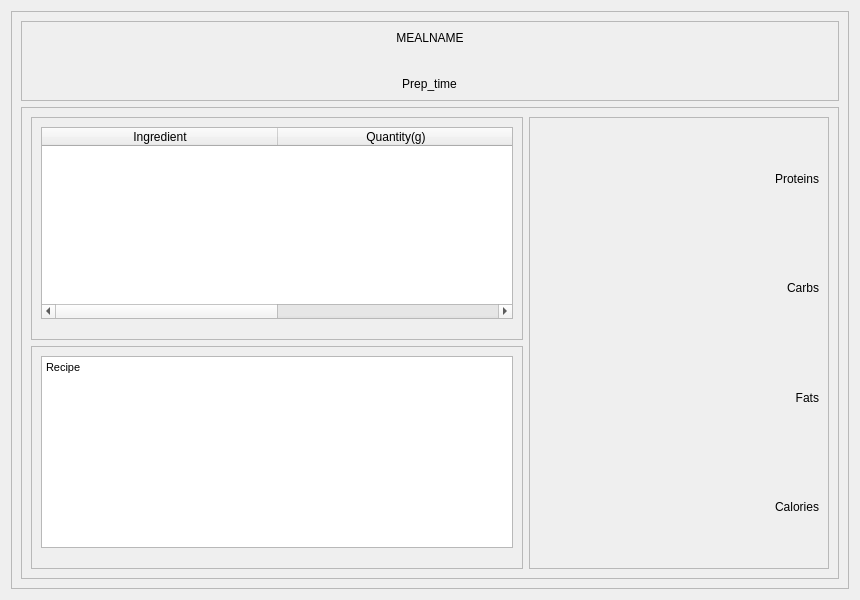
<?xml version="1.0" encoding="UTF-8"?>
<ui version="4.0">
 <class>Form</class>
 <widget class="QWidget" name="Form">
  <property name="geometry">
   <rect>
    <x>0</x>
    <y>0</y>
    <width>860</width>
    <height>600</height>
   </rect>
  </property>
  <property name="minimumSize">
   <size>
    <width>860</width>
    <height>600</height>
   </size>
  </property>
  <property name="windowTitle">
   <string>Form</string>
  </property>
  <layout class="QGridLayout" name="gridLayout">
   <item row="0" column="0">
    <widget class="QFrame" name="frame">
     <property name="frameShape">
      <enum>QFrame::StyledPanel</enum>
     </property>
     <property name="frameShadow">
      <enum>QFrame::Raised</enum>
     </property>
     <layout class="QGridLayout" name="gridLayout_2">
      <item row="1" column="0">
       <widget class="QFrame" name="frame_2">
        <property name="frameShape">
         <enum>QFrame::StyledPanel</enum>
        </property>
        <property name="frameShadow">
         <enum>QFrame::Raised</enum>
        </property>
        <layout class="QGridLayout" name="gridLayout_3">
         <item row="0" column="1" rowspan="2">
          <widget class="QFrame" name="frame_3">
           <property name="minimumSize">
            <size>
             <width>300</width>
             <height>0</height>
            </size>
           </property>
           <property name="maximumSize">
            <size>
             <width>16777215</width>
             <height>16777215</height>
            </size>
           </property>
           <property name="frameShape">
            <enum>QFrame::StyledPanel</enum>
           </property>
           <property name="frameShadow">
            <enum>QFrame::Raised</enum>
           </property>
           <layout class="QGridLayout" name="gridLayout_6">
            <item row="0" column="0">
             <layout class="QVBoxLayout" name="verticalLayout_2">
              <item alignment="Qt::AlignRight|Qt::AlignVCenter">
               <widget class="QLabel" name="proteins">
                <property name="text">
                 <string>Proteins</string>
                </property>
                <property name="alignment">
                 <set>Qt::AlignRight|Qt::AlignTrailing|Qt::AlignVCenter</set>
                </property>
               </widget>
              </item>
              <item alignment="Qt::AlignRight|Qt::AlignVCenter">
               <widget class="QLabel" name="carbohydrates">
                <property name="text">
                 <string>Carbs</string>
                </property>
                <property name="alignment">
                 <set>Qt::AlignRight|Qt::AlignTrailing|Qt::AlignVCenter</set>
                </property>
               </widget>
              </item>
              <item alignment="Qt::AlignRight|Qt::AlignVCenter">
               <widget class="QLabel" name="fats">
                <property name="text">
                 <string>Fats</string>
                </property>
                <property name="alignment">
                 <set>Qt::AlignRight|Qt::AlignTrailing|Qt::AlignVCenter</set>
                </property>
               </widget>
              </item>
              <item alignment="Qt::AlignRight|Qt::AlignVCenter">
               <widget class="QLabel" name="calories">
                <property name="text">
                 <string>Calories</string>
                </property>
                <property name="alignment">
                 <set>Qt::AlignRight|Qt::AlignTrailing|Qt::AlignVCenter</set>
                </property>
               </widget>
              </item>
             </layout>
            </item>
           </layout>
          </widget>
         </item>
         <item row="0" column="0">
          <widget class="QFrame" name="frame_5">
           <property name="frameShape">
            <enum>QFrame::StyledPanel</enum>
           </property>
           <property name="frameShadow">
            <enum>QFrame::Raised</enum>
           </property>
           <layout class="QGridLayout" name="gridLayout_7">
            <item row="0" column="0" alignment="Qt::AlignTop">
             <widget class="QTableWidget" name="ingredientTable">
              <property name="showGrid">
               <bool>true</bool>
              </property>
              <property name="gridStyle">
               <enum>Qt::DotLine</enum>
              </property>
              <property name="sortingEnabled">
               <bool>true</bool>
              </property>
              <attribute name="horizontalHeaderDefaultSectionSize">
               <number>236</number>
              </attribute>
              <column>
               <property name="text">
                <string>Ingredient</string>
               </property>
              </column>
              <column>
               <property name="text">
                <string>Quantity(g)</string>
               </property>
              </column>
             </widget>
            </item>
           </layout>
          </widget>
         </item>
         <item row="1" column="0">
          <widget class="QFrame" name="frame_4">
           <property name="frameShape">
            <enum>QFrame::StyledPanel</enum>
           </property>
           <property name="frameShadow">
            <enum>QFrame::Raised</enum>
           </property>
           <layout class="QGridLayout" name="gridLayout_5">
            <item row="0" column="0" alignment="Qt::AlignTop">
             <widget class="QTextEdit" name="recipe">
              <property name="html">
               <string>&lt;!DOCTYPE HTML PUBLIC &quot;-//W3C//DTD HTML 4.0//EN&quot; &quot;http://www.w3.org/TR/REC-html40/strict.dtd&quot;&gt;
&lt;html&gt;&lt;head&gt;&lt;meta name=&quot;qrichtext&quot; content=&quot;1&quot; /&gt;&lt;style type=&quot;text/css&quot;&gt;
p, li { white-space: pre-wrap; }
&lt;/style&gt;&lt;/head&gt;&lt;body style=&quot; font-family:'MS Shell Dlg 2'; font-size:8.25pt; font-weight:400; font-style:normal;&quot;&gt;
&lt;p style=&quot; margin-top:0px; margin-bottom:0px; margin-left:0px; margin-right:0px; -qt-block-indent:0; text-indent:0px;&quot;&gt;Recipe&lt;/p&gt;
&lt;p style=&quot;-qt-paragraph-type:empty; margin-top:0px; margin-bottom:0px; margin-left:0px; margin-right:0px; -qt-block-indent:0; text-indent:0px;&quot;&gt;&lt;br /&gt;&lt;/p&gt;&lt;/body&gt;&lt;/html&gt;</string>
              </property>
             </widget>
            </item>
           </layout>
          </widget>
         </item>
        </layout>
       </widget>
      </item>
      <item row="0" column="0">
       <widget class="QFrame" name="frame_6">
        <property name="maximumSize">
         <size>
          <width>16777215</width>
          <height>80</height>
         </size>
        </property>
        <property name="frameShape">
         <enum>QFrame::StyledPanel</enum>
        </property>
        <property name="frameShadow">
         <enum>QFrame::Raised</enum>
        </property>
        <layout class="QGridLayout" name="gridLayout_4">
         <item row="1" column="0" alignment="Qt::AlignHCenter|Qt::AlignBottom">
          <widget class="QLabel" name="prep_time">
           <property name="text">
            <string>Prep_time</string>
           </property>
           <property name="alignment">
            <set>Qt::AlignCenter</set>
           </property>
          </widget>
         </item>
         <item row="0" column="0" alignment="Qt::AlignHCenter|Qt::AlignTop">
          <widget class="QLabel" name="meal_name">
           <property name="maximumSize">
            <size>
             <width>16777215</width>
             <height>80</height>
            </size>
           </property>
           <property name="text">
            <string>MEALNAME</string>
           </property>
           <property name="alignment">
            <set>Qt::AlignCenter</set>
           </property>
          </widget>
         </item>
        </layout>
       </widget>
      </item>
     </layout>
    </widget>
   </item>
  </layout>
 </widget>
 <resources/>
 <connections/>
</ui>
